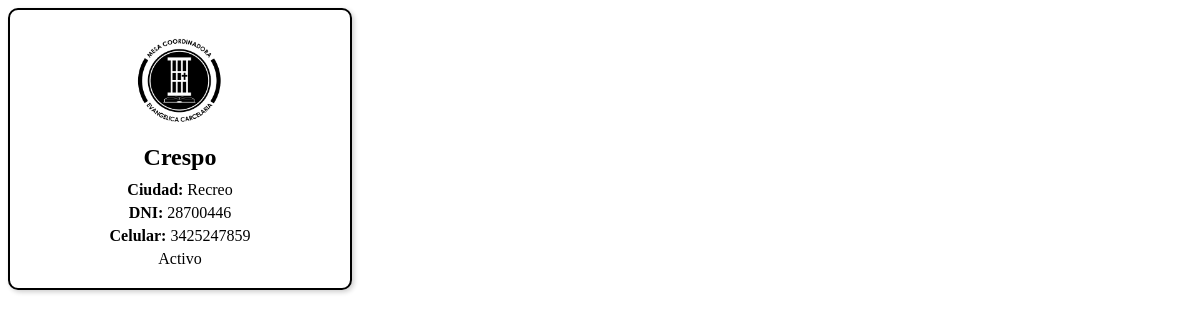
/registro/4/, run on the app's committed database.
### registro/models.py (models this page shows, shortened)
class Registro(models.Model):
    id = models.AutoField(primary_key=True)  # Este es el campo id
    apellido = models.CharField(max_length=100, blank=False, null=False)
    nombres = models.CharField(max_length=100, blank=False, null=False)
    dni = models.CharField(max_length=20, blank=False, null=False)
    fecha_nac = models.DateField()
    ciudad = models.CharField(max_length=100, blank=False, null=False)
    provincia = models.CharField(max_length=100, blank=False, null=False)
    nombre_apellido_paterno = models.CharField(max_length=100)
    nombre_apellido_materno = models.CharField(max_length=100)
    celular = models.CharField(max_length=20, blank=False, null=False)
    domicilio_actual = models.CharField(max_length=255, blank=False, null=False)
    correo_electronico = models.EmailField()
    foto = models.ImageField(upload_to='static/fotos/')
    ministerio = models.CharField(max_length=100, blank=False, null=False)
    registro = models.CharField(max_length=100, blank=False, null=False)
    unidad_carcelaria = models.CharField(max_length=100, blank=False, null=False)
    tipo_pabellon = models.CharField(max_length=100, blank=False, null=False)
    numero_pabellon = models.CharField(max_length=100, blank=False, null=False)
    seccion_pabellon = models.CharField(max_length=100, blank=False, null=False)
    otros_pabellon = models.CharField(max_length=255, blank=True, null=True)
    autorizacion_iglesia = models.FileField(upload_to='static/autorizaciones/')
    activo = models.BooleanField(default=True)  # Campo para marcar como activo o inactivo

### registro/views.py (the view)
# urls.py: path('registro/<int:id>/', views.registro_detalle, name='registro_detalle'),
def registro_detalle(request, id):
    registro = get_object_or_404(Registro, id=id)
    return render(request, 'registro_detalle.html', {'registro': registro})

### mecec_project/registro/templates/registro_detalle.html (shortened to what this page needs)
<!DOCTYPE html>
<html lang="es">
<head>
</head>
<body>
    <div class="carnet">
        <img src="{{ registro.foto.url }}" alt="Foto de {{ registro.nombre }}">
        <h2>{{ registro.nombre }} {{ registro.apellido }}</h2>
        <p><strong>Ciudad:</strong> {{ registro.ciudad }}</p>
        <p><strong>DNI:</strong> {{ registro.dni }}</p>
        <p><strong>Celular:</strong> {{ registro.celular }}</p>
        {% if registro.activo %}
                <span>Activo</span>
        {% else %}
                <span style="color: red;">Vencido</span>
        {% endif %}
    </div>
</body>
</html>

### mecec_project/registro/templates/registro_detalle.html (style rules this page uses)
.carnet { width: 300px; padding: 20px; border: 2px solid #000; border-radius: 10px; text-align: center; box-shadow: 2px 2px 5px rgba(0, 0, 0, 0.2); }
.carnet img { width: 100px; height: 100px; border-radius: 50%; }
.carnet h2 { margin: 10px 0; font-size: 1.5rem; }
.carnet p { margin: 5px 0; }

### data on the page
Registro: foto (picture), apellido "Crespo", ciudad "Recreo", dni "28700446", celular "3425247859"
